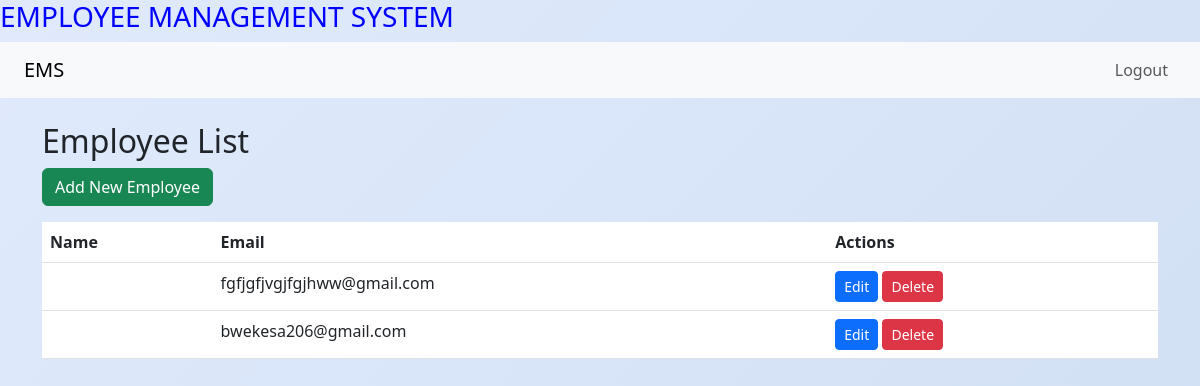
Before: /employees/ (signed in) with the older database file.
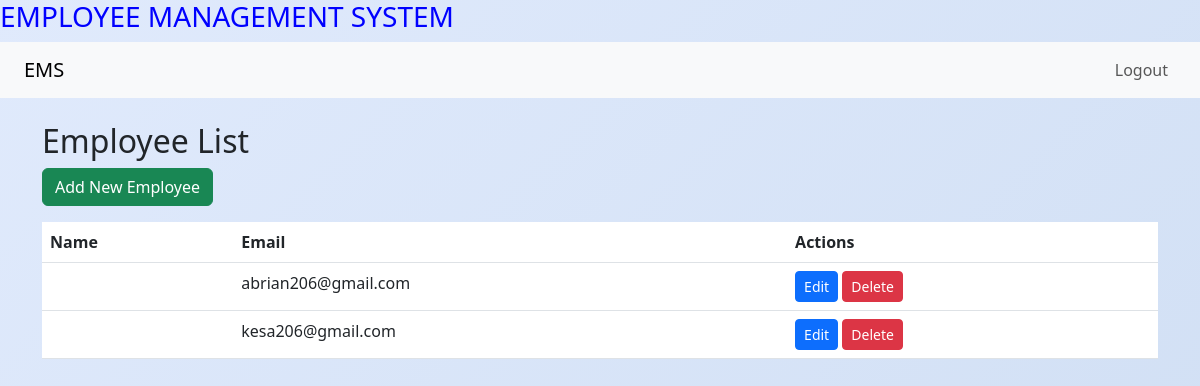
After: the same page with the newer database file.
### employees/models.py (models this page shows, shortened)
class Employee(models.Model):
    first_name = models.CharField(max_length=100)
    last_name = models.CharField(max_length=100)
    position = models.CharField(max_length=100)
    employee_id = models.CharField(max_length=10, unique=True)
    hire_date = models.DateField(auto_now_add=True)
    email = models.EmailField(unique=True, blank=True, null=True)
    phone = models.CharField(max_length=15, blank=True, null=True)
    department = models.CharField(max_length=100, blank=True, null=True)
    class Meta:
        ordering = ['last_name', 'first_name']
        verbose_name = 'Employee'
        verbose_name_plural = 'Employees'

### employees/views.py (the view)
# urls.py: path('employees/', views.EmployeeListView.as_view(), name='employee_list'),  # List all employees
class EmployeeListView(LoginRequiredMixin, UserPassesTestMixin, ListView):
    model = Employee
    template_name = 'employees/employee_list.html'  # fixed path
    context_object_name = 'object_list'  # so {% for employee in object_list %} works
    def test_func(self):
        return self.request.user.is_staff or self.request.user.is_superuser

### Employee_Management/templates/employees/employee_list.html
{% extends 'base.html' %}
{% block content %}
<h2>Employee List</h2>
<a href="{% url 'employee_create' %}" class="btn btn-success mb-3">Add New Employee</a>
<table class="table">
    <thead>
        <tr>
            <th>Name</th>
            <th>Email</th>
            <th>Actions</th>
        </tr>
    </thead>
    <tbody>
        {% for employee in object_list %}
        <tr>
            <td>{{ employee.name }}</td>
            <td>{{ employee.email }}</td>
            <td>
                <a href="{% url 'employee_update' employee.pk %}" class="btn btn-primary btn-sm">Edit</a>
                <a href="{% url 'employee_delete' employee.pk %}" class="btn btn-danger btn-sm">Delete</a>
            </td>
        </tr>
        {% empty %}
        <tr>
            <td colspan="3">No employees found.</td>
        </tr>
        {% endfor %}
    </tbody>
</table>
{% endblock %}

### Employee_Management/templates/base.html (shortened to what this page needs)
<!DOCTYPE html>
<html lang="en">
<head>
    <link href="https://cdn.jsdelivr.net/npm/bootstrap@5.3.0/dist/css/bootstrap.min.css" rel="stylesheet">
    <link rel="stylesheet" href="style.css">
</head>
<body>
    <h3>EMPLOYEE MANAGEMENT SYSTEM</h3>
    <nav class="navbar navbar-expand-lg navbar-light bg-light px-4">
        <a class="navbar-brand" href="{% url 'employee_list' %}">EMS</a>
        <div class="collapse navbar-collapse">
            <ul class="navbar-nav ms-auto">
                {% if user.is_authenticated %}
                    <li class="nav-item"><a class="nav-link" href="{% url 'logout' %}">Logout</a></li>
                {% else %}
                    <li class="nav-item"><a class="nav-link" href="{% url 'login' %}">Login</a></li>
                {% endif %}
            </ul>
        </div>
    </nav>
    <main class="container py-4">
        {% block content %}{% endblock %}
    </main>
</body>
</html>

### Employee_Management/templates/style.css (style rules this page uses)
h3 { color: blue; }

### Employee_Management/templates/base.html (style rules this page uses)
body { background: linear-gradient(135deg, #e0eafc 0%, #cfdef3 100%); min-height: 100vh; }

Changed rows visible on the page:
changed Employee: email "fgfjgfjvgjfgjhww@gmail.com" → "abrian206@gmail.com"
changed Employee: email "bwekesa206@gmail.com" → "kesa206@gmail.com"
